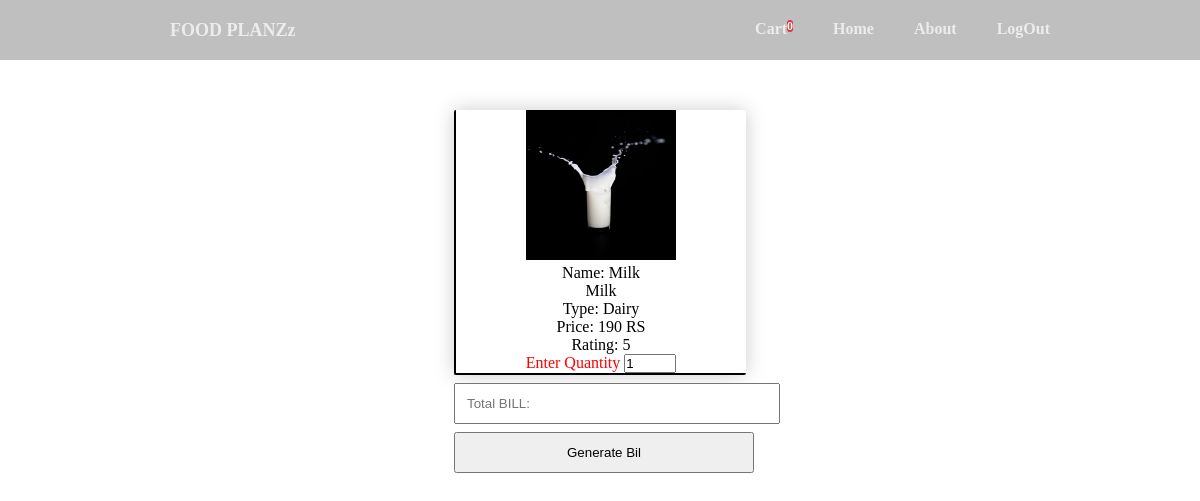
/cart.php?id=4 (signed in), run on the app's committed database.
### tables this page shows
CREATE TABLE `addfood` (
  `serial #` int(11) NOT NULL,
  `foodname` varchar(20) NOT NULL,
  `type` varchar(20) NOT NULL,
  `image` varchar(45) NOT NULL,
  `price` decimal(10,0) NOT NULL,
  `rating` int(11) NOT NULL
);

### cart.php (the view, shortened to what this page needs)
<!DOCTYPE html>
<html lang="en">
<head>
    <link rel="stylesheet" href="index_style.css">
</head>
<body>
      <div class="header">
        <a href="#">FOOD PLANZz</a>
        <ul>
          <a href=""><li>Cart</li></a>
          <div class="Item_count"><li>
            <?php
              if(!isset($_SESSION['cartCount']))
              echo '0';
              else echo $_SESSION['cartCount'];
              ?>
              </li></div>
          <a href="./index.php"><li>Home</li></a>
          <a href="./about.php"><li>About</li></a>
          <?php
              if(!isset($_SESSION['LoginStatus2'])){
                echo "<a href='./customer_records\loginPage.php'><li>";
                echo $_SESSION['LoginSatus1'];
              }
              else {
                echo "<a href='./Logout.php'><li>";
                echo $_SESSION['LoginStatus2'];
              }
              ?>
          </li></a>
        </ul>
      </div>
      <div class="product" style='margin-left: auto;
    margin-right: auto;
    width: 25%;
        margin-top: 50px;'>
    <?php
        $id=$_GET["id"];
        $conn=connection();
        $sql="select * from addfood where `serial #`=$id";
        $result=$conn->query($sql); if($result->num_rows>0) { $sr=0;
          while($row = $result->fetch_assoc()) { $sr++;
            echo "
      <div
        style='
          border-left: 2px solid;
          border-bottom: 2px solid;
          border-radius: 2px;
          box-shadow: 0px 0px 20px #ccc;
          margin: 4px;
          text-align: center;
          text-transform: capitalize;
        '>
          <img width='150px' height='150px' class='foodimg'
          src='./images/".$row['image']."' alt='image'>
        <div>Name: ".$row['foodname']."</div>
        ".$fooName=$row['foodname']."
        <div>type: ".$row['type']."</div>
        <div>Price: ".$row['price']." RS</div>
        <div>rating: ".$row['rating']."</div>
        <label style='color: red;'>Enter Quantity</label>
        <input id='quantity' type='number' min='1' max='50' value='1'/>
        </div>
        <Form method='post'>
        <div class='btn_data'>
        <input type='text' name='total_price' id='calcBill' placeholder='Total BILL:' readonly />
        <input style='cursor: pointer;' type='button' name='generateBil' value='generate Bil'  onclick='generateBill(457)' required/>
        <a >
        <input hidden id='ForphpQuantity' type='number' name='quantity' min='1' max='50' value='1'/>
        <input type='submit' value='Add to cart' id='cartBtn' name='cartBtn2' hidden/></a>
        </Form>
        <div>
      "; } } else{ echo"NO DATA ADDED"; }
?>
    </div>
</body>
</html>

### index_style.css (style rules this page uses)
* { margin: 0; padding: 0; text-transform: capitalize; }
.header { overflow: hidden; background-color: #00000040; padding: 0 150px; }
.header > a { font-size: large; text-decoration: none; color: rgba(255, 255, 255, 0.7); font-weight: 700; margin-left: 20px; margin-top: 20px; float: left; height: 40px; text-align: center; }
.header > ul { margin-left: 20px; margin-top: 20px; float: right; }
.header > ul > a, .header > ul > div { float: left; font-weight: 700; list-style: none; text-decoration: none; color: rgba(255, 255, 255, 0.7); padding-left: 40px; }
.Item_count { padding: 0 !important; background-color: antiquewhite; color: #fff !important; background-color: #dc3545; padding: 0.25em 0.4em; font-size: 75%; font-weight: 700; line-height: 1; border-radius: 0.25rem; }

### cart.php (style rules this page uses)
* { text-transform:capitalize; text-decoration: none; }
.btn_data>input { width: 100%; margin: 4px; padding: 11px }

### data on the page
addfood: image (picture), foodname "Milk", type "Dairy", price "190", rating "5"

### other printed values
$_SESSION['LoginStatus2'] "LogOut"
